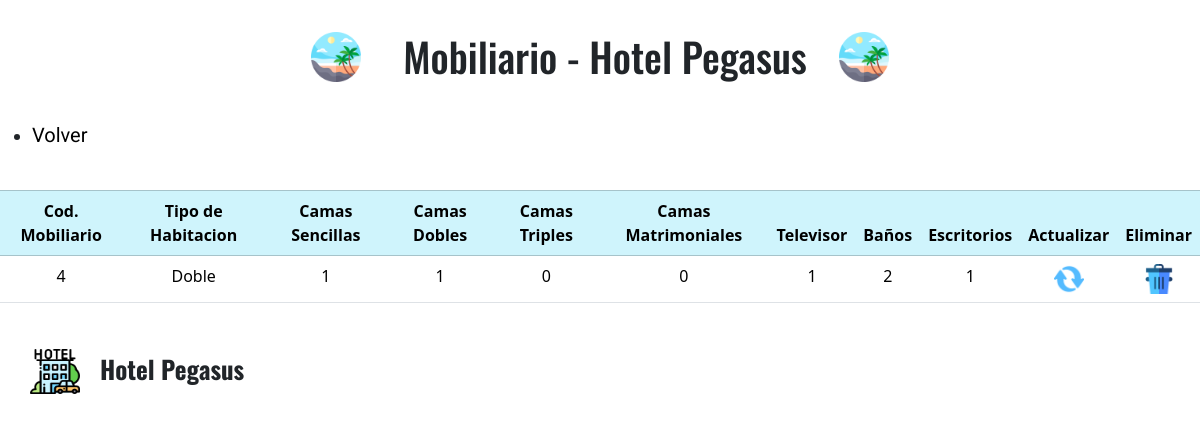
The app's page /habitaciones/mostrarMobiliario, older data.
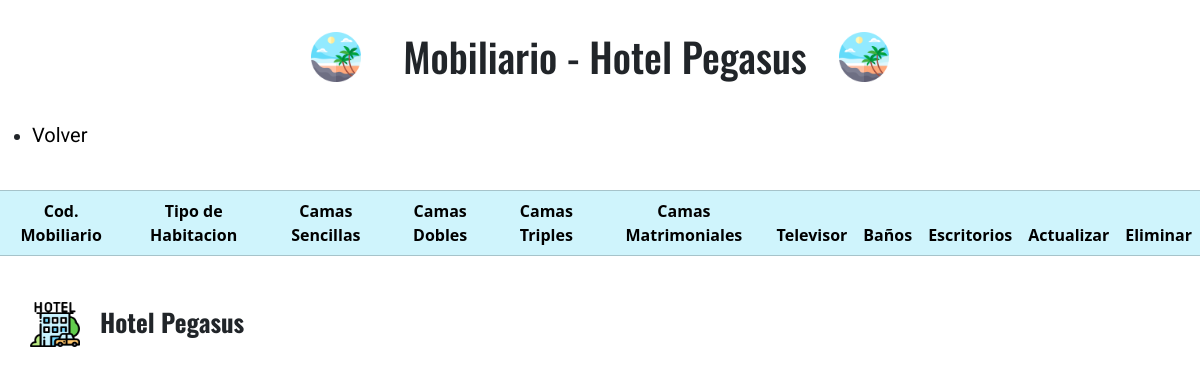
The same page, newer data.
### habitacionesGestion/models.py (models this page shows)
class tb_mobiliario(models.Model):
    codigo_tpH = models.ForeignKey("tb_tipoHabitacion", verbose_name="Codigo del tipo de habitacion", on_delete=models.CASCADE)
    camasSecillas_im = models.IntegerField(verbose_name='Numero de camas sencillas')
    camasDobles_im = models.IntegerField(verbose_name='Numero de camas dobles')
    camasTriples_im = models.IntegerField(verbose_name='Numero de camas triples')
    camasMatrimoniales_im = models.IntegerField(verbose_name='Numero de camas matrimoniales')
    televisor_im = models.IntegerField(verbose_name='Numero de televisores')
    bano_im = models.IntegerField(verbose_name='Numero de baños')
    escritorio_im = models.IntegerField(verbose_name='Numero de escritorios')

class tb_tipoHabitacion(models.Model):
    codigo_tpH = models.AutoField(primary_key=True, verbose_name='Codigo del tipo de habitacion')
    tipo_tpH = models.CharField(max_length=70,verbose_name='Tipo de habitacion')
    valorBase_tpH = models.FloatField(verbose_name='Valor base del tipo de habitacion')

### habitacionesGestion/views.py (the view)
# urls.py: path('mostrarMobiliario',mostrarMobiliario,name='mostrarMobiliario'),
def mostrarMobiliario(request):
    mobiliario = tb_mobiliario.objects.all()
    contexto = {
        'mobiliario' : mobiliario
    }
    return render(request,'mostrarMobiliario.html', contexto)

### templates/mostrarMobiliario.html (shortened to what this page needs)
{% load static %}
<!DOCTYPE html>
<html lang="es">
<head>
    <link href="https://cdn.jsdelivr.net/npm/bootstrap@5.3.2/dist/css/bootstrap.min.css" rel="stylesheet">
    <link rel="stylesheet" href="{% static 'css/verUsuarios.css' %}">
</head>
<body>
    <header>
        <div class="logoIzquierdo">
            <img src="{% static 'img/playa.png' %}" alt="logoIzquierda">
        </div>
        <h1 class="tituloEncabezado">Mobiliario - Hotel Pegasus</h1>
        <div class="logoIzquierdo">
            <img src="{% static 'img/playa.png' %}" alt="logoIzquierda">
        </div>
    </header>
    <ul>
        <li>
            <a href="{% url 'mobiliario' %}">Volver</a>
        </li>
    </ul>
    <table class="table">
        <br>
        <thead class="table-info table-bordered">
                <tr>
                    <th scope='col'>Cod. Mobiliario</th>
                    <th scope='col'>Tipo de Habitacion</th>
                    <th scope='col'>Camas Sencillas</th>
                    <th scope='col'>Camas Dobles</th>
                    <th scope='col'>Camas Triples</th>
                    <th scope='col'>Camas Matrimoniales</th>
                    <th scope='col'>Televisor</th>
                    <th scope='col'>Baños</th>
                    <th scope='col'>Escritorios</th>
                    <th scope='col'>Actualizar</th>
                    <th scope='col'>Eliminar</th>
                </tr>
            {% for i in mobiliario%}
            </thead>
                <tr>
                    <td>{{i.id}}</td>
                    <td>{{i.codigo_tpH.tipo_tpH}}</td>
                    <td>{{i.camasSecillas_im}}</td>
                    <td>{{i.camasDobles_im}}</td>
                    <td>{{i.camasTriples_im}}</td>
                    <td>{{i.camasMatrimoniales_im}}</td>
                    <td>{{i.televisor_im}}</td>
                    <td>{{i.bano_im}}</td>
                    <td>{{i.escritorio_im}}</td>
                    <td>
                        <a href="actualizaMobiliario/{{i.id}}"><img src="{% static "img/actualizar.png" %}" alt="imagenActualizar" width="30px" ></a>
                    </td>
                    <td>
                        <a href="eliminarMobiliario/{{i.id}}"><img src="{% static "img/eliminar.png"%}" alt="imagenEliminar" width='30px'></a>
                    </td>
                </tr>
            {% endfor %}
    </table>
    <footer>
        <div class="contenedorFooter">
            <img src="{% static 'img/hotel.png' %}" alt="hotelIcono">
            <h3>Hotel Pegasus</h3>
        </div>
    </footer>
</body>
</html>

Row changes from the older to the newer data that the page shows:
removed tb_mobiliario: id "4", codigo_tpH.tipo_tpH "Doble", camasSecillas_im "1", camasDobles_im "1", camasTriples_im "0", camasMatrimoniales_im "0", televisor_im "1", bano_im "2", escritorio_im "1"
